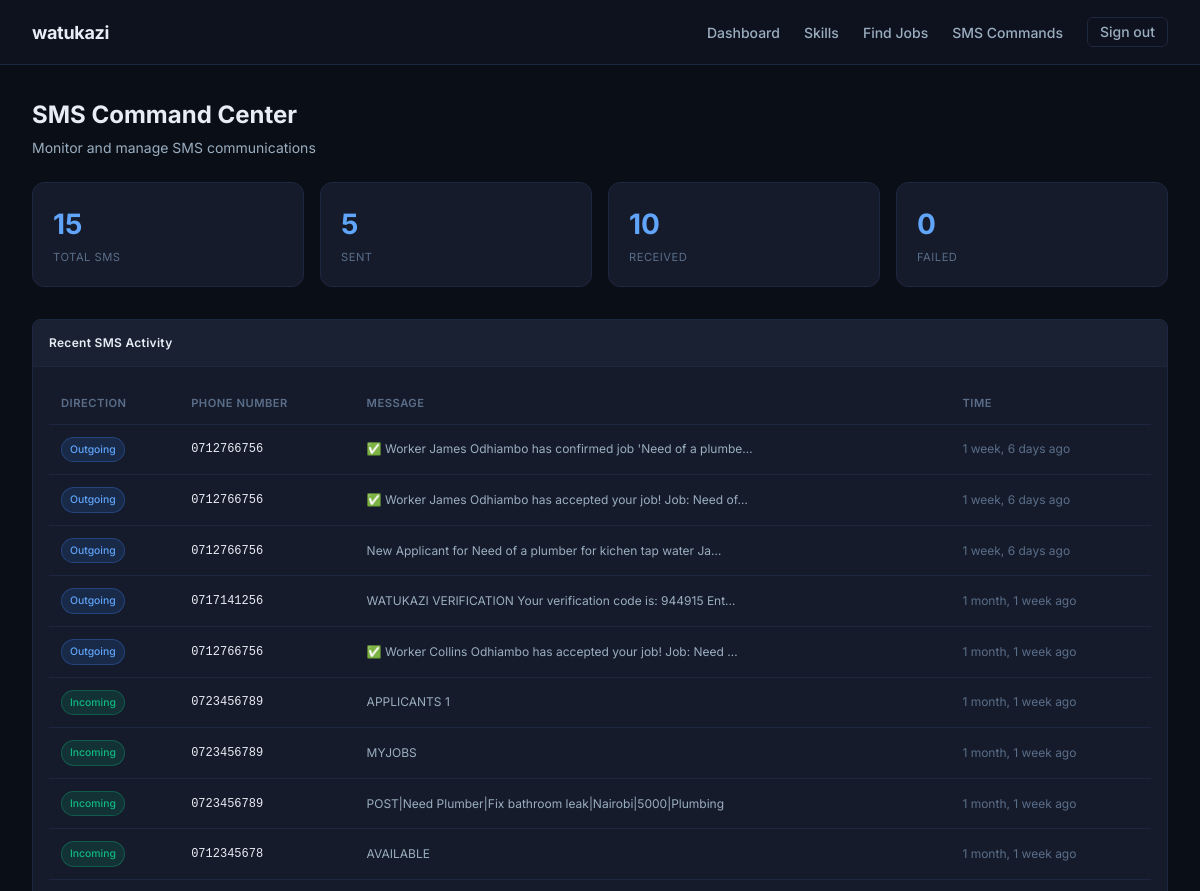
Page /sms/ (signed in, upper part) on the earlier database version.
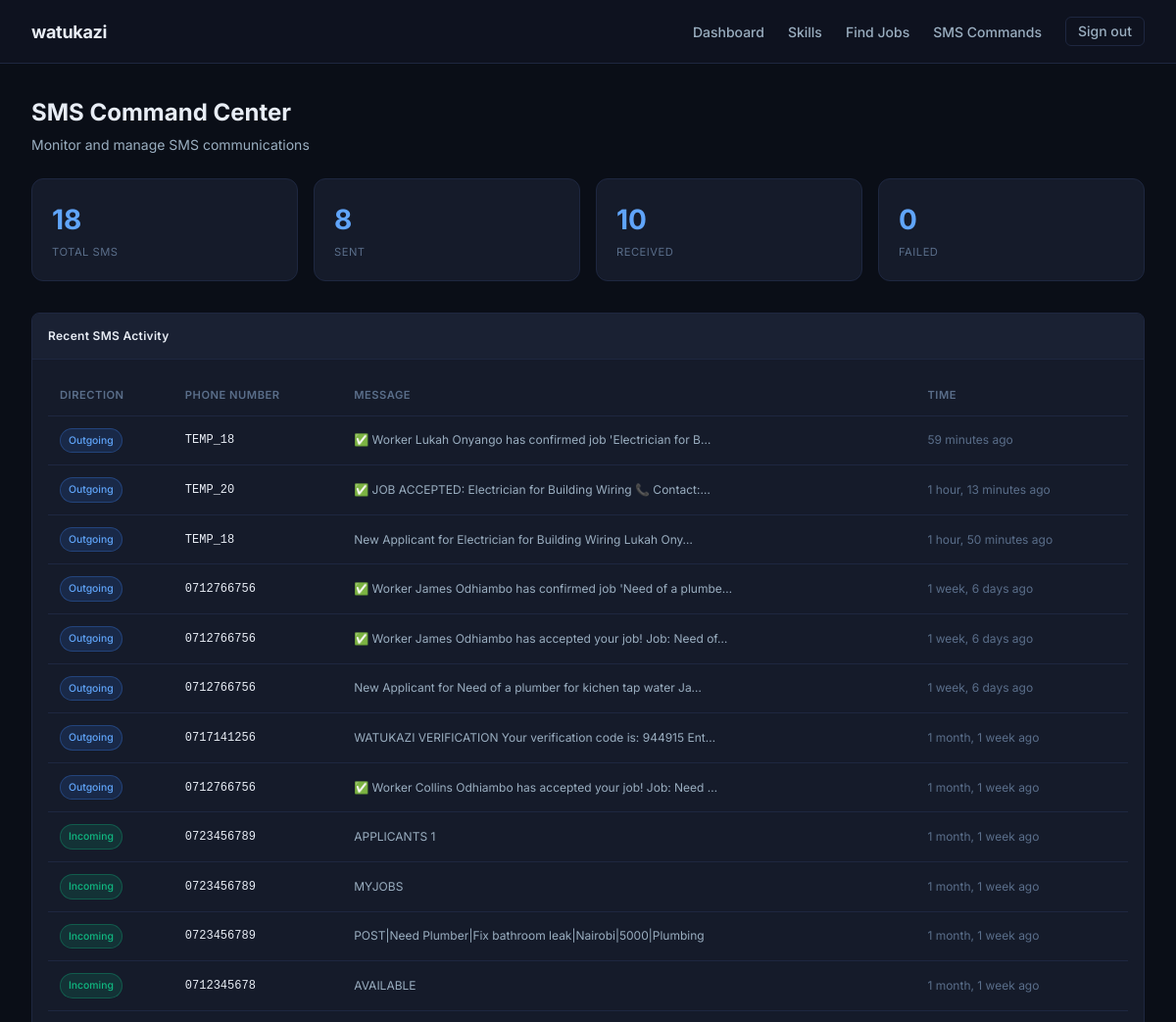
Same page on the later database version.
### sms_simulator/models.py (models this page shows, shortened)
class SMSLog(models.Model):
    DIRECTION_CHOICES = (
        ('incoming', 'Incoming'),
        ('outgoing', 'Outgoing'),
    )
    STATUS_CHOICES = (
        ('sent', 'Sent'),
        ('delivered', 'Delivered'),
        ('failed', 'Failed'),
        ('pending', 'Pending'),
    )
    phone_number = models.CharField(max_length=15, db_index=True)
    message = models.TextField()
    direction = models.CharField(max_length=10, choices=DIRECTION_CHOICES, default='outgoing')
    status = models.CharField(max_length=10, choices=STATUS_CHOICES, default='pending')
    error_message = models.TextField(blank=True)
    created_at = models.DateTimeField(auto_now_add=True)
    delivered_at = models.DateTimeField(null=True, blank=True)
    class Meta:
        ordering = ['-created_at']
        indexes = [
            models.Index(fields=['phone_number']),
            models.Index(fields=['direction']),
            models.Index(fields=['created_at']),
        ]

### sms_simulator/views.py (the view)
# urls.py: path('', views.sms_dashboard, name='dashboard'),
@staff_member_required
def sms_dashboard(request):
    total_sms = SMSLog.objects.count()
    sent_sms = SMSLog.objects.filter(direction='outgoing').count()
    received_sms = SMSLog.objects.filter(direction='incoming').count()
    recent_sms = SMSLog.objects.all().order_by('-created_at')[:20]
    context = {
        'total_sms': total_sms,
        'sent_sms': sent_sms,
        'received_sms': received_sms,
        'recent_sms': recent_sms,
    }
    return render(request, 'sms_simulator/dashboard.html', context)

### accounts/context_processors.py (called while the page is built)
def sms_settings(request):
    try:
        sms = SMSSettings.objects.first()
        sms_number = sms.phone_number if sms else '0700000000'
    except:
        sms_number = '0700000000'
    return {
        'sms_number': sms_number,
    }

### notifications/context_processors.py (called while the page is built)
def notifications_context(request):
    if request.user.is_authenticated:
        unread_count = Notification.objects.filter(
            recipient=request.user,
            is_read=False
        ).count()
        recent_notifications = Notification.objects.filter(
            recipient=request.user
        )[:5]
        return {
            'unread_notifications_count': unread_count,
            'recent_notifications': recent_notifications,
        }
    return {
        'unread_notifications_count': 0,
        'recent_notifications': [],
    }

### templates/sms_simulator/dashboard.html (shortened to what this page needs)
{% extends "base.html" %}
{% block content %}
<div class="container">
    <div style="margin-bottom: 1.5rem;">
        <h1 style="font-size: 1.5rem; font-weight: 700; margin-bottom: 0.25rem;">SMS Command Center</h1>
        <p style="color: var(--text-secondary); font-size: 0.875rem;">Monitor and manage SMS communications</p>
    </div>
    <div class="stats-grid">
        <div class="stat-card">
            <div class="stat-number">{{ total_sms|default:"0" }}</div>
            <div class="stat-label">Total SMS</div>
        </div>
        <div class="stat-card">
            <div class="stat-number">{{ sent_sms|default:"0" }}</div>
            <div class="stat-label">Sent</div>
        </div>
        <div class="stat-card">
            <div class="stat-number">{{ received_sms|default:"0" }}</div>
            <div class="stat-label">Received</div>
        </div>
        <div class="stat-card">
            <div class="stat-number">{{ failed_sms|default:"0" }}</div>
            <div class="stat-label">Failed</div>
        </div>
    </div>
    <div class="card" style="margin-bottom: 1.5rem;">
        <div class="card-header">Recent SMS Activity</div>
        <div class="card-body">
            <div class="table-container">
                <table class="sms-table">
                    <thead>
                        <tr>
                            <th>Direction</th>
                            <th>Phone Number</th>
                            <th>Message</th>
                            <th>Time</th>
                        </tr>
                    </thead>
                    <tbody>
                        {% for sms in recent_sms %}
                            <tr>
                                <td>
                                    {% if sms.direction == 'outgoing' %}
                                        <span class="direction-badge direction-outgoing">Outgoing</span>
                                    {% else %}
                                        <span class="direction-badge direction-incoming">Incoming</span>
                                    {% endif %}
                                </td>
                                <td style="font-family: monospace; font-size: 0.75rem;">{{ sms.phone_number }}</td>
                                <td>
                                    <div class="message-preview">{{ sms.message|truncatechars:60 }}</div>
                                </td>
                                <td class="timestamp">{{ sms.created_at|timesince }} ago</td>
                            </tr>
                        {% empty %}
                            <tr>
                                <td colspan="4" class="empty-state">
                                    No SMS activity yet
                                </td>
                            </tr>
                        {% endfor %}
                    </tbody>
                </table>
            </div>
        </div>
    </div>
</div>
{% endblock %}

Differences in the rows shown:
added SMSLog: direction "Outgoing", phone_number "TEMP_18", message "✅ Worker Lukah Onyango has confirmed job 'Electrician for B…", created_at "59 minutes"
added SMSLog: direction "Outgoing", phone_number "TEMP_20", message "✅ JOB ACCEPTED: Electrician for Building Wiring 📞 Contact:…", created_at "1 hour, 13 minutes"
added SMSLog: direction "Outgoing", phone_number "TEMP_18", message "New Applicant for Electrician for Building Wiring Lukah Ony…", created_at "1 hour, 50 minutes"
Other differences:
{{ total_sms|default:"0" }}: "15" → "18"
{{ sent_sms|default:"0" }}: "5" → "8"
